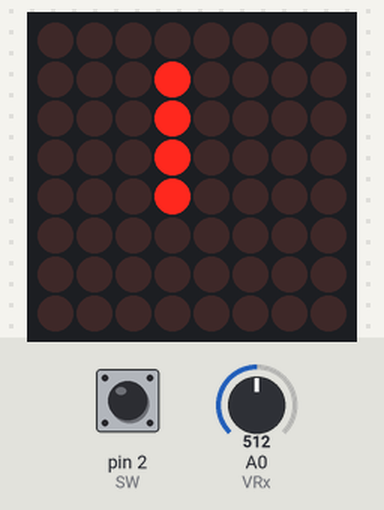
Simulated run of this sketch. Board: Arduino Uno, built with avr-gcc and run on an emulated ATmega328P. Shown: 8×8 LED matrix. The inputs (shaded band) are chosen by the test bench; at power-on: A0 (VRx) = 512, pin 2 (SW) HIGH. Random numbers use the default seed unless the sketch sets one.

Above: at 1.2 s.
1.3 s: A0 (VRx) set to 582
4.3 s: A0 (VRx) set to 614
At 4.85 s:
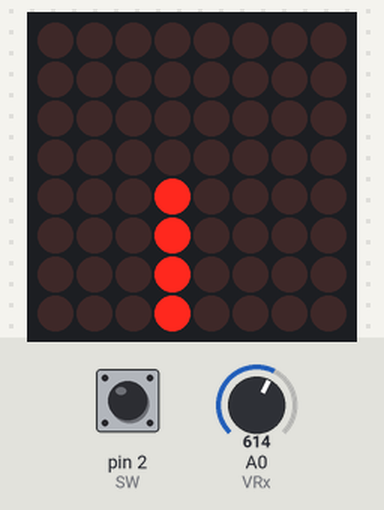
7.2 s: pin 2 (SW) pulled LOW for 1 s
8.8 s: A0 (VRx) set to 590
At 11.3 s:
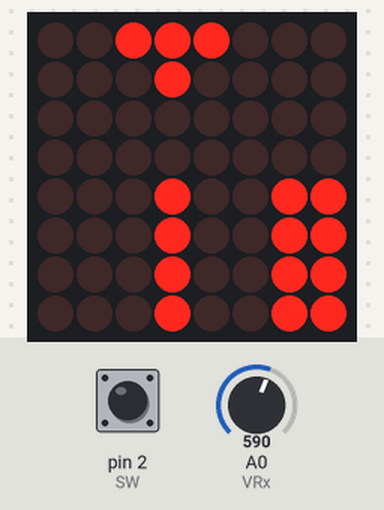
11.8 s: pin 2 (SW) pulled LOW for 0.15 s
At 13.1 s:
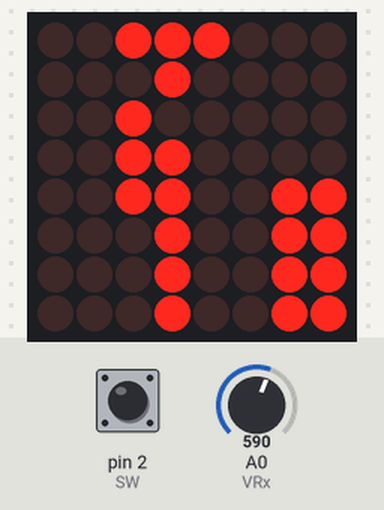
14.9 s: pin 2 (SW) pulled LOW for 0.15 s
At 16.3 s:
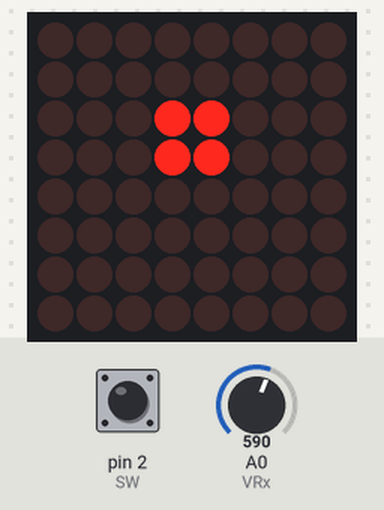
Timing chart, 0 to 17.9 s (numbered marks = the images above; inputs shaded):
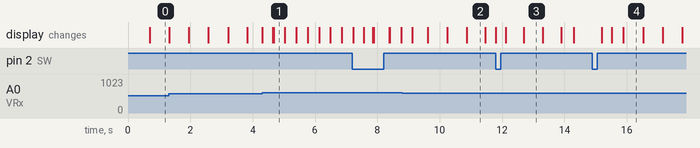

The sketch:

tetris.ino
```cpp
#include <LedControl.h>

// LED matrix control: DIN, CLK, CS
LedControl lc = LedControl(11, 13, 10, 1);

// Joystick
const int VRx = A0;
const int VRy = A1;
const int SW = 2;

// Game state
bool board[8][8] = {false};
int blockX = 3, blockY = 0;

unsigned long lastFall = 0;
const int fallDelay = 600;

bool isGameOver = false;
bool hasFlashed = false;

// Shape pointer and size
byte* currentShape;
int shapeWidth;
int shapeHeight;
int shapeIndex = 0;

// Block types (with rotation sets)
const byte shapes[4][4][4][4] = {
  { // O block (no rotation needed)
    {
      {1, 1},
      {1, 1}
    }
  },
  { // L block (4 rotations)
    {
      {1, 0},
      {1, 0},
      {1, 1}
    },
    {
      {1, 1, 1},
      {1, 0, 0}
    },
    {
      {1, 1},
      {0, 1},
      {0, 1}
    },
    {
      {0, 0, 1},
      {1, 1, 1}
    }
  },
  { // T block (4 rotations)
    {
      {1, 1, 1},
      {0, 1, 0}
    },
    {
      {1, 0},
      {1, 1},
      {1, 0}
    },
    {
      {0, 1, 0},
      {1, 1, 1}
    },
    {
      {0, 1},
      {1, 1},
      {0, 1}
    }
  },
  { // I block (2 rotations)
    {
      {1},
      {1},
      {1},
      {1}
    },
    {
      {1, 1, 1, 1}
    }
  }
};

const int shapeRotations[4] = {1, 4, 4, 2};
int currentShapeType = 0;
int currentRotation = 0;

void setup() {
  lc.shutdown(0, false);
  lc.setIntensity(0, 3);
  lc.clearDisplay(0);

  pinMode(VRx, INPUT);
  pinMode(VRy, INPUT);
  pinMode(SW, INPUT_PULLUP);

  pickNewBlock();
}

void loop() {
  lc.clearDisplay(0);

  if (isGameOver) {
    if (!hasFlashed) {
      for (int y = 0; y < 8; y++) {
        for (int x = 0; x < 8; x++) {
          lc.setLed(0, y, x, true);
        }
      }
      delay(400);
      lc.clearDisplay(0);
      hasFlashed = true;
    }

    if (digitalRead(SW) == LOW) {
      resetGame();
      delay(300);
    }
    return;
  }

  drawBoard();
  handleInput();
  drawCurrentShape();

  if (millis() - lastFall > fallDelay) {
    blockY++;
    if (checkCollision(blockX, blockY)) {
      placeBlock();
      clearFullLines();
      pickNewBlock();
    }
    lastFall = millis();
  }

  delay(30);
}

void pickNewBlock() {
  currentShapeType = random(4);
  currentRotation = 0;
  updateShapeSize();

  blockX = (8 - shapeWidth) / 2;
  blockY = 0;

  if (checkCollision(blockX, blockY)) {
    isGameOver = true;
    hasFlashed = false;
  }
}

void drawCurrentShape() {
  for (int y = 0; y < shapeHeight; y++) {
    for (int x = 0; x < shapeWidth; x++) {
      byte val = shapes[currentShapeType][currentRotation][y][x];
      if (val == 1) {
        int drawX = blockX + x;
        int drawY = blockY + y;
        if (drawX >= 0 && drawX < 8 && drawY >= 0 && drawY < 8)
          lc.setLed(0, drawY, drawX, true);
      }
    }
  }
}

void drawBoard() {
  for (int y = 0; y < 8; y++) {
    for (int x = 0; x < 8; x++) {
      if (board[y][x]) {
        lc.setLed(0, y, x, true);
      }
    }
  }
}

void placeBlock() {
  for (int y = 0; y < shapeHeight; y++) {
    for (int x = 0; x < shapeWidth; x++) {
      byte val = shapes[currentShapeType][currentRotation][y][x];
      if (val == 1) {
        int px = blockX + x;
        int py = blockY + y - 1;
        if (px >= 0 && px < 8 && py >= 0 && py < 8) {
          board[py][px] = true;
        }
      }
    }
  }
}

void clearFullLines() {
  for (int y = 7; y >= 0; y--) {
    bool full = true;
    for (int x = 0; x < 8; x++) {
      if (!board[y][x]) {
        full = false;
        break;
      }
    }
    if (full) {
      for (int row = y; row > 0; row--) {
        for (int col = 0; col < 8; col++) {
          board[row][col] = board[row - 1][col];
        }
      }
      for (int col = 0; col < 8; col++) {
        board[0][col] = false;
      }
      y++; // re-check same row after shift
    }
  }
}

bool checkCollision(int xPos, int yPos) {
  for (int y = 0; y < shapeHeight; y++) {
    for (int x = 0; x < shapeWidth; x++) {
      byte val = shapes[currentShapeType][currentRotation][y][x];
      if (val == 1) {
        int tx = xPos + x;
        int ty = yPos + y;
        if (ty >= 8 || (ty >= 0 && tx >= 0 && tx < 8 && board[ty][tx])) {
          return true;
        }
      }
    }
  }
  return false;
}

void handleInput() {
  int xVal = analogRead(VRx);

  if (xVal < 400) {
    blockX--;
    if (blockX < 0) blockX = 0;
    if (checkCollision(blockX, blockY)) blockX++;
    delay(150);
  }

  if (xVal > 600) {
    blockX++;
    if (blockX > 8 - shapeWidth) blockX = 8 - shapeWidth;
    if (checkCollision(blockX, blockY)) blockX--;
    delay(150);
  }

  if (digitalRead(SW) == LOW) {
    rotateBlock();
    delay(150);
  }
}

void rotateBlock() {
  int nextRotation = (currentRotation + 1) % shapeRotations[currentShapeType];
  int tempWidth = 0, tempHeight = 0;

  for (int y = 0; y < 4; y++) {
    for (int x = 0; x < 4; x++) {
      if (shapes[currentShapeType][nextRotation][y][x] == 1) {
        if (x + 1 > tempWidth) tempWidth = x + 1;
        if (y + 1 > tempHeight) tempHeight = y + 1;
      }
    }
  }

  if (blockX + tempWidth <= 8 && blockY + tempHeight <= 8) {
    int oldRotation = currentRotation;
    currentRotation = nextRotation;
    shapeWidth = tempWidth;
    shapeHeight = tempHeight;

    if (checkCollision(blockX, blockY)) {
      currentRotation = oldRotation;
      updateShapeSize();
    }
  }
}

void updateShapeSize() {
  shapeWidth = 0;
  shapeHeight = 0;
  for (int y = 0; y < 4; y++) {
    for (int x = 0; x < 4; x++) {
      if (shapes[currentShapeType][currentRotation][y][x] == 1) {
        if (x + 1 > shapeWidth) shapeWidth = x + 1;
        if (y + 1 > shapeHeight) shapeHeight = y + 1;
      }
    }
  }
}

void resetGame() {
  for (int y = 0; y < 8; y++) {
    for (int x = 0; x < 8; x++) {
      board[y][x] = false;
    }
  }

  isGameOver = false;
  hasFlashed = false;
  lc.clearDisplay(0);
  pickNewBlock();
}
```

Measured:
- the behaviour switches between 600 and 601 on A0 (VRx) (found by bisection; images 0 and 1)
- after the input at 14.9 s, the display: first changes after 0.30 s (image 4 shows a later state)
- what the display in image 2 shows lasts 0.6 s, from 10.9 s to 11.5 s
